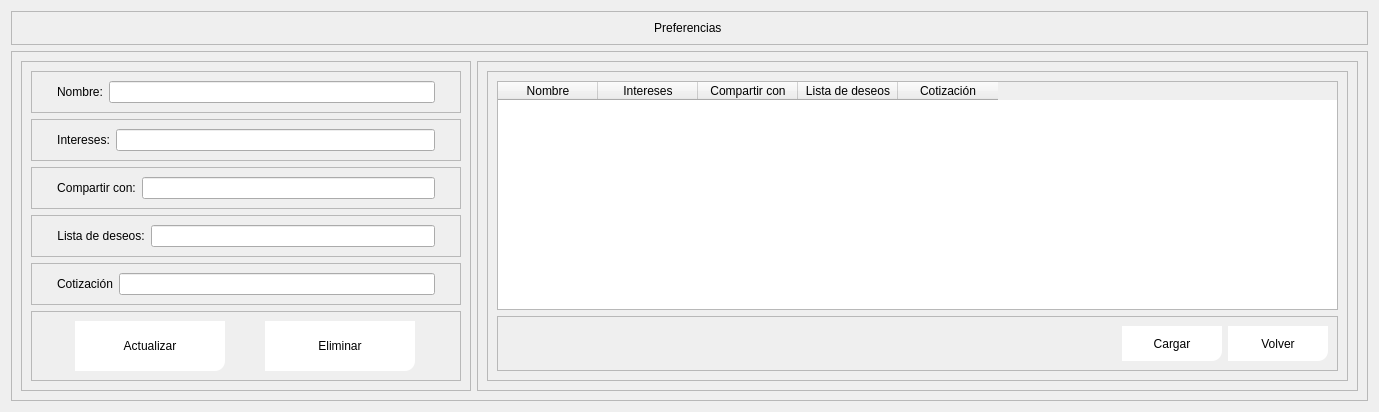
               <widget class="QWidget" name="page_preferencias">
                <layout class="QVBoxLayout" name="verticalLayout_25">
                 <item>
                  <widget class="QFrame" name="frame_40">
                   <property name="frameShape">
                    <enum>QFrame::StyledPanel</enum>
                   </property>
                   <property name="frameShadow">
                    <enum>QFrame::Raised</enum>
                   </property>
                   <layout class="QVBoxLayout" name="verticalLayout_22">
                    <item>
                     <widget class="QLabel" name="label_146">
                      <property name="styleSheet">
                       <string notr="true">font: 75 12pt &quot;Open Sans Semibold&quot;</string>
                      </property>
                      <property name="text">
                       <string>Preferencias </string>
                      </property>
                      <property name="alignment">
                       <set>Qt::AlignCenter</set>
                      </property>
                     </widget>
                    </item>
                   </layout>
                  </widget>
                 </item>
                 <item>
                  <widget class="QFrame" name="frame_41">
                   <property name="frameShape">
                    <enum>QFrame::StyledPanel</enum>
                   </property>
                   <property name="frameShadow">
                    <enum>QFrame::Raised</enum>
                   </property>
                   <layout class="QHBoxLayout" name="horizontalLayout_26">
                    <item>
                     <widget class="QFrame" name="frame_42">
                      <property name="minimumSize">
                       <size>
                        <width>450</width>
                        <height>0</height>
                       </size>
                      </property>
                      <property name="maximumSize">
                       <size>
                        <width>250</width>
                        <height>16777215</height>
                       </size>
                      </property>
                      <property name="frameShape">
                       <enum>QFrame::StyledPanel</enum>
                      </property>
                      <property name="frameShadow">
                       <enum>QFrame::Raised</enum>
                      </property>
                      <layout class="QVBoxLayout" name="verticalLayout_23">
                       <item>
                        <widget class="QFrame" name="frame_47">
                         <property name="frameShape">
                          <enum>QFrame::StyledPanel</enum>
                         </property>
                         <property name="frameShadow">
                          <enum>QFrame::Raised</enum>
                         </property>
                         <layout class="QHBoxLayout" name="horizontalLayout_31">
                          <property name="leftMargin">
                           <number>25</number>
                          </property>
                          <property name="rightMargin">
                           <number>25</number>
                          </property>
                          <item>
                           <widget class="QLabel" name="label_151">
                            <property name="styleSheet">
                             <string notr="true">font: 75 9pt &quot;Open Sans Semibold&quot;</string>
                            </property>
                            <property name="text">
                             <string>Nombre:</string>
                            </property>
                            <property name="alignment">
                             <set>Qt::AlignCenter</set>
                            </property>
                           </widget>
                          </item>
                          <item>
                           <widget class="QLineEdit" name="actu_nombre_p">
                            <property name="styleSheet">
                             <string notr="true">font: 75 8pt &quot;Open Sans Semibold&quot;</string>
                            </property>
                           </widget>
                          </item>
                         </layout>
                        </widget>
                       </item>
                       <item>
                        <widget class="QFrame" name="frame_43">
                         <property name="frameShape">
                          <enum>QFrame::StyledPanel</enum>
                         </property>
                         <property name="frameShadow">
                          <enum>QFrame::Raised</enum>
                         </property>
                         <layout class="QHBoxLayout" name="horizontalLayout_27">
                          <property name="leftMargin">
                           <number>25</number>
                          </property>
                          <property name="rightMargin">
                           <number>25</number>
                          </property>
                          <item>
                           <widget class="QLabel" name="label_147">
                            <property name="styleSheet">
                             <string notr="true">font: 75 9pt &quot;Open Sans Semibold&quot;</string>
                            </property>
                            <property name="text">
                             <string>Intereses:</string>
                            </property>
                            <property name="alignment">
                             <set>Qt::AlignCenter</set>
                            </property>
                           </widget>
                          </item>
                          <item>
                           <widget class="QLineEdit" name="actu_intereses_p">
                            <property name="styleSheet">
                             <string notr="true">font: 75 8pt &quot;Open Sans Semibold&quot;</string>
                            </property>
                           </widget>
                          </item>
                         </layout>
                        </widget>
                       </item>
                       <item>
                        <widget class="QFrame" name="frame_44">
                         <property name="frameShape">
                          <enum>QFrame::StyledPanel</enum>
                         </property>
                         <property name="frameShadow">
                          <enum>QFrame::Raised</enum>
                         </property>
                         <layout class="QHBoxLayout" name="horizontalLayout_28">
                          <property name="leftMargin">
                           <number>25</number>
                          </property>
                          <property name="rightMargin">
                           <number>25</number>
                          </property>
                          <item>
                           <widget class="QLabel" name="label_148">
                            <property name="styleSheet">
                             <string notr="true">font: 75 9pt &quot;Open Sans Semibold&quot;</string>
                            </property>
                            <property name="text">
                             <string>Compartir con:</string>
                            </property>
                            <property name="alignment">
                             <set>Qt::AlignCenter</set>
                            </property>
                           </widget>
                          </item>
                          <item>
                           <widget class="QLineEdit" name="actu_compartir_con_p">
                            <property name="styleSheet">
                             <string notr="true">font: 75 8pt &quot;Open Sans Semibold&quot;</string>
                            </property>
                            <property name="text">
                             <string/>
                            </property>
                           </widget>
                          </item>
                         </layout>
                        </widget>
                       </item>
                       <item>
                        <widget class="QFrame" name="frame_45">
                         <property name="frameShape">
                          <enum>QFrame::StyledPanel</enum>
                         </property>
                         <property name="frameShadow">
                          <enum>QFrame::Raised</enum>
                         </property>
                         <layout class="QHBoxLayout" name="horizontalLayout_29">
                          <property name="leftMargin">
                           <number>25</number>
                          </property>
                          <property name="rightMargin">
                           <number>25</number>
                          </property>
                          <item>
                           <widget class="QLabel" name="label_149">
                            <property name="styleSheet">
                             <string notr="true">font: 75 9pt &quot;Open Sans Semibold&quot;</string>
                            </property>
                            <property name="text">
                             <string>Lista de deseos:</string>
                            </property>
                            <property name="alignment">
                             <set>Qt::AlignCenter</set>
                            </property>
                           </widget>
                          </item>
                          <item>
                           <widget class="QLineEdit" name="actu_lista_p">
                            <property name="styleSheet">
                             <string notr="true">font: 75 8pt &quot;Open Sans Semibold&quot;</string>
                            </property>
                           </widget>
                          </item>
                         </layout>
                        </widget>
                       </item>
                       <item>
                        <widget class="QFrame" name="frame_46">
                         <property name="frameShape">
                          <enum>QFrame::StyledPanel</enum>
                         </property>
                         <property name="frameShadow">
                          <enum>QFrame::Raised</enum>
                         </property>
                         <layout class="QHBoxLayout" name="horizontalLayout_30">
                          <property name="leftMargin">
                           <number>25</number>
                          </property>
                          <property name="rightMargin">
                           <number>25</number>
                          </property>
                          <item>
                           <widget class="QLabel" name="label_150">
                            <property name="styleSheet">
                             <string notr="true">font: 75 9pt &quot;Open Sans Semibold&quot;</string>
                            </property>
                            <property name="text">
                             <string>Cotización</string>
                            </property>
                            <property name="alignment">
                             <set>Qt::AlignCenter</set>
                            </property>
                           </widget>
                          </item>
                          <item>
                           <widget class="QLineEdit" name="actu_cotizacion_p">
                            <property name="styleSheet">
                             <string notr="true">font: 75 8pt &quot;Open Sans Semibold&quot;</string>
                            </property>
                           </widget>
                          </item>
                         </layout>
                        </widget>
                       </item>
                       <item>
                        <widget class="QFrame" name="frame_48">
                         <property name="frameShape">
                          <enum>QFrame::StyledPanel</enum>
                         </property>
                         <property name="frameShadow">
                          <enum>QFrame::Raised</enum>
                         </property>
                         <layout class="QHBoxLayout" name="horizontalLayout_32">
                          <item>
                           <widget class="QPushButton" name="btn_actualizar_preferencias">
                            <property name="minimumSize">
                             <size>
                              <width>135</width>
                              <height>50</height>
                             </size>
                            </property>
                            <property name="maximumSize">
                             <size>
                              <width>150</width>
                              <height>16777215</height>
                             </size>
                            </property>
                            <property name="styleSheet">
                             <string notr="true">vQFrame{
background-color: rgb(51, 157, 255);
}

QPushButton{
color: rgb(0, 0, 0);
	background-color: rgb(255, 255, 255);
border-bottom-right-radius:10px;
font: 75 8pt &quot;Open Sans Semibold&quot;
}

QPushButton:hover{
color: rgb(255, 255, 255);
	background-color: rgb(230, 135, 149);
border-bottom-right-radius:10px;
border-bottom-left-radius:10px;
border-top-right-radius:10px;
border-top-left-radius:10px;
font: 75 9pt  &quot;Open Sans Semibold&quot;
}</string>
                            </property>
                            <property name="text">
                             <string>Actualizar</string>
                            </property>
                            <property name="icon">
                             <iconset>
                              <normaloff>images/5744896.png</normaloff>images/5744896.png</iconset>
                            </property>
                            <property name="iconSize">
                             <size>
                              <width>40</width>
                              <height>40</height>
                             </size>
                            </property>
                           </widget>
                          </item>
                          <item>
                           <widget class="QPushButton" name="btn_eliminar_pref">
                            <property name="minimumSize">
                             <size>
                              <width>135</width>
                              <height>50</height>
                             </size>
                            </property>
                            <property name="maximumSize">
                             <size>
                              <width>150</width>
                              <height>16777215</height>
                             </size>
                            </property>
                            <property name="styleSheet">
                             <string notr="true">vQFrame{
background-color: rgb(51, 157, 255);
}

QPushButton{
color: rgb(0, 0, 0);
	background-color: rgb(255, 255, 255);
border-bottom-right-radius:10px;
font: 75 8pt &quot;Open Sans Semibold&quot;
}

QPushButton:hover{
color: rgb(255, 255, 255);
	background-color: rgb(230, 135, 149);
border-bottom-right-radius:10px;
border-bottom-left-radius:10px;
border-top-right-radius:10px;
border-top-left-radius:10px;
font: 75 9pt  &quot;Open Sans Semibold&quot;
}</string>
                            </property>
                            <property name="text">
                             <string>Eliminar</string>
                            </property>
                            <property name="icon">
                             <iconset>
                              <normaloff>images/216684.png</normaloff>images/216684.png</iconset>
                            </property>
                            <property name="iconSize">
                             <size>
                              <width>40</width>
                              <height>40</height>
                             </size>
                            </property>
                           </widget>
                          </item>
                         </layout>
                        </widget>
                       </item>
                      </layout>
                     </widget>
                    </item>
                    <item>
                     <widget class="QFrame" name="frame_56">
                      <property name="minimumSize">
                       <size>
                        <width>100</width>
                        <height>0</height>
                       </size>
                      </property>
                      <property name="frameShape">
                       <enum>QFrame::StyledPanel</enum>
                      </property>
                      <property name="frameShadow">
                       <enum>QFrame::Raised</enum>
                      </property>
                      <layout class="QVBoxLayout" name="verticalLayout_24">
                       <item>
                        <widget class="QFrame" name="frame_87">
                         <property name="minimumSize">
                          <size>
                           <width>500</width>
                           <height>0</height>
                          </size>
                         </property>
                         <property name="maximumSize">
                          <size>
                           <width>900</width>
                           <height>16777215</height>
                          </size>
                         </property>
                         <property name="frameShape">
                          <enum>QFrame::StyledPanel</enum>
                         </property>
                         <property name="frameShadow">
                          <enum>QFrame::Raised</enum>
                         </property>
                         <layout class="QVBoxLayout" name="verticalLayout_33">
                          <item>
                           <widget class="QTableWidget" name="tablewidgetpreferencias">
                            <column>
                             <property name="text">
                              <string>Nombre</string>
                             </property>
                            </column>
                            <column>
                             <property name="text">
                              <string>Intereses</string>
                             </property>
                            </column>
                            <column>
                             <property name="text">
                              <string>Compartir con</string>
                             </property>
                            </column>
                            <column>
                             <property name="text">
                              <string>Lista de deseos</string>
                             </property>
                            </column>
                            <column>
                             <property name="text">
                              <string>Cotización</string>
                             </property>
                            </column>
                           </widget>
                          </item>
                          <item>
                           <widget class="QFrame" name="frame_90">
                            <property name="minimumSize">
                             <size>
                              <width>0</width>
                              <height>50</height>
                             </size>
                            </property>
                            <property name="frameShape">
                             <enum>QFrame::StyledPanel</enum>
                            </property>
                            <property name="frameShadow">
                             <enum>QFrame::Raised</enum>
                            </property>
                            <layout class="QHBoxLayout" name="horizontalLayout_33">
                             <item>
                              <spacer name="horizontalSpacer_4">
                               <property name="orientation">
                                <enum>Qt::Horizontal</enum>
                               </property>
                               <property name="sizeHint" stdset="0">
                                <size>
                                 <width>615</width>
                                 <height>20</height>
                                </size>
                               </property>
                              </spacer>
                             </item>
                             <item>
                              <widget class="QPushButton" name="btn_load_CP">
                               <property name="minimumSize">
                                <size>
                                 <width>100</width>
                                 <height>35</height>
                                </size>
                               </property>
                               <property name="styleSheet">
                                <string notr="true">vQFrame{
background-color: rgb(51, 157, 255);
}

QPushButton{
color: rgb(0, 0, 0);
	background-color: rgb(255, 255, 255);
border-bottom-right-radius:10px;
font: 75 8pt &quot;Open Sans Semibold&quot;
}

QPushButton:hover{
color: rgb(255, 255, 255);
	background-color: rgb(230, 135, 149);
border-bottom-right-radius:10px;
border-bottom-left-radius:10px;
border-top-right-radius:10px;
border-top-left-radius:10px;
font: 75 9pt  &quot;Open Sans Semibold&quot;
}</string>
                               </property>
                               <property name="text">
                                <string>Cargar</string>
                               </property>
                              </widget>
                             </item>
                             <item>
                              <widget class="QPushButton" name="btn_volver_preferencias">
                               <property name="minimumSize">
                                <size>
                                 <width>100</width>
                                 <height>35</height>
                                </size>
                               </property>
                               <property name="styleSheet">
                                <string notr="true">vQFrame{
background-color: rgb(51, 157, 255);
}

QPushButton{
color: rgb(0, 0, 0);
	background-color: rgb(255, 255, 255);
border-bottom-right-radius:10px;
font: 75 8pt &quot;Open Sans Semibold&quot;
}

QPushButton:hover{
color: rgb(255, 255, 255);
	background-color: rgb(230, 135, 149);
border-bottom-right-radius:10px;
border-bottom-left-radius:10px;
border-top-right-radius:10px;
border-top-left-radius:10px;
font: 75 9pt  &quot;Open Sans Semibold&quot;
}</string>
                               </property>
                               <property name="text">
                                <string>Volver</string>
                               </property>
                              </widget>
                             </item>
                            </layout>
                           </widget>
                          </item>
                         </layout>
                        </widget>
                       </item>
                      </layout>
                     </widget>
                    </item>
                   </layout>
                  </widget>
                 </item>
                </layout>
               </widget>
